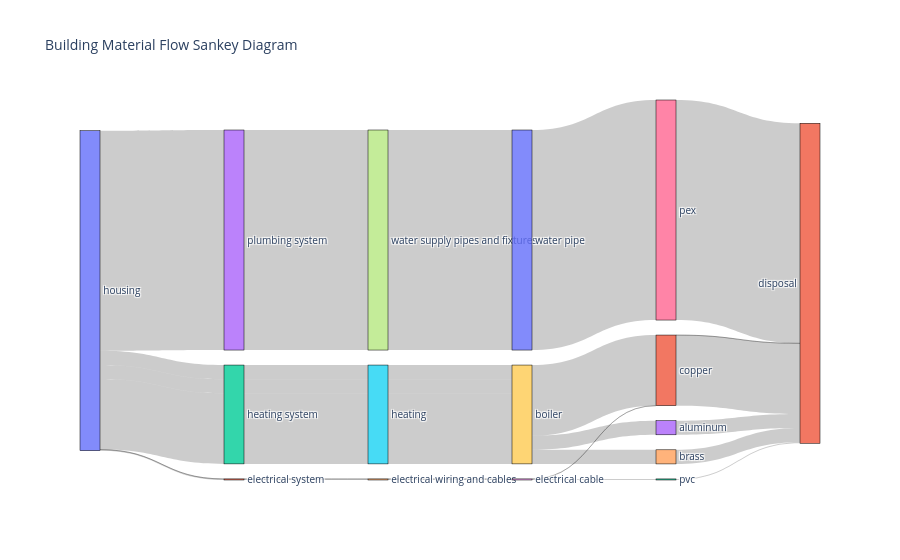

Notebook cell for this chart:
### Code cell
import pandas as pd
import plotly.graph_objects as go


# --- Step 0: Sample component-material data ---
data = {
    "year_of_construction": [1530.0, 1530.0, 1530.0, 1530.0, 1530.0, 2021.0, 2021.0, 2021.0, 2021.0, 2021.0],
    "building_class": ["housing"]*10,
    "building_system": ["electrical system", "electrical system", "heating system", "heating system", "heating system", "plumbing system", "plumbing system", "plumbing system", "plumbing system", "plumbing system"],
    "sub_system": ["electrical wiring and cables", "electrical wiring and cables", "heating", "heating", "heating", "drainage and waste pipes", "water supply pipes and fixtures", "water supply pipes and fixtures", "water supply pipes and fixtures", "water supply pipes and fixtures"],
    "component": ["electrical cable", "electrical cable", "boiler", "boiler", "boiler", "water pipe", "water pipe", "water pipe", "water pipe", "water pipe"],
    "material": ["copper", "pvc", "aluminum", "brass", "copper", "zinc coating", "copper", "pex", "steel", "zinc coating"],
    "material_weight": [0.002017, 0.078648, 1.030000, 1.030000, 5.150000, 0.000000, 0.000000, 16.050662, 0.000000, 0.000000]
}

df = pd.DataFrame(data)

# --- Step 1: Components information (with obsolescence) ---
components = {
    'Radiator': {
        'Lp': 30,
        'obsolescence': {
            'Technological Compatibility': 0.05,
            'Regulatory Compliance': 0.03,
            'Disposal and Energy Recovery': 0.02,
            'Lifespan Qualification': 0.04,
            'Disassembly Easiness': 0.03,
            'Cost-Effectiveness': 0.02,
            'Metal Content': 0.01
        },
        'age': 20
    },
    'Electrical Cable': {
        'Lp': 60,
        'obsolescence': {
            'Technological Compatibility': 0.02,
            'Regulatory Compliance': 0.01,
            'Disposal and Energy Recovery': 0.01,
            'Lifespan Qualification': 0.03,
            'Disassembly Easiness': 0.02,
            'Cost-Effectiveness': 0.02,
            'Metal Content': 0.01
        },
        'age': 30
    },
    'Water Pipe': {
        'Lp': 50,
        'obsolescence': {
            'Technological Compatibility': 0.04,
            'Regulatory Compliance': 0.02,
            'Disposal and Energy Recovery': 0.02,
            'Lifespan Qualification': 0.03,
            'Disassembly Easiness': 0.03,
            'Cost-Effectiveness': 0.02,
            'Metal Content': 0.01
        },
        'age': 25
    },
    'Boiler': {
        'Lp': 20,
        'obsolescence': {
            'Technological Compatibility': 0.03,
            'Regulatory Compliance': 0.02,
            'Disposal and Energy Recovery': 0.01,
            'Lifespan Qualification': 0.03,
            'Disassembly Easiness': 0.02,
            'Cost-Effectiveness': 0.02,
            'Metal Content': 0.01
        },
        'age': 10
    },
    'Heat Pump': {
        'Lp': 15,
        'obsolescence': {
            'Technological Compatibility': 0.02,
            'Regulatory Compliance': 0.01,
            'Disposal and Energy Recovery': 0.01,
            'Lifespan Qualification': 0.02,
            'Disassembly Easiness': 0.02,
            'Cost-Effectiveness': 0.02,
            'Metal Content': 0.01
        },
        'age': 5
    }
}

# --- Step 2: (Simulated) final_df from Monte Carlo results ---
# (Replace this with your real final_df when available)
final_df

# --- Step 3: Calculate distributions from scores ---
component_distributions = {}

for component in final_df['Component'].unique():
    subset = final_df[final_df['Component'] == component]
    reuse_score = subset[subset['Strategy'] == 'Reuse']['Mean Score'].values[0]
    recycle_score = subset[subset['Strategy'] == 'Recycle']['Mean Score'].values[0]
    refurbish_score = subset[subset['Strategy'] == 'Refurbish']['Mean Score'].values[0]
    disposal_score = subset[subset['Strategy'] == 'Disposal']['Mean Score'].values[0]
    
    total = reuse_score + recycle_score + refurbish_score + disposal_score
    if total == 0:
        reuse_share = recycle_share = refurbish_share = disposal_share = 0
    else:
        reuse_share = reuse_score / total
        recycle_share = recycle_score / total
        refurbish_share = refurbish_score / total
        disposal_share = disposal_score / total
    
    component_distributions[component] = {
        'reuse': reuse_share,
        'recycle': recycle_share,
        'refurbish': refurbish_share,
        'disposal': disposal_share
    }

# print("\nCalculated Component Distributions:")
# print(pd.DataFrame(component_distributions).T)

# --- Step 4: Define functions to calculate ARP ---

current_year = 2024

def calculate_custom_useful_life(Lp, criteria_obsolescence):
    total_obsolescence = sum(criteria_obsolescence.values())
    Lu = Lp / ((1 + total_obsolescence / Lp) ** Lp)
    return Lu

def calculate_component_arp_full(Lp, obsolescence, age):
    Lu = calculate_custom_useful_life(Lp, obsolescence)
    ELu = Lu * 100 / Lp
    ELb = age * 100 / Lp

    if ELb < ELu:
        arp = ((100 - (ELu * ELu / 100)) / ELu) * ELb
    else:
        if abs(100 - ELu) < 1e-6:
            arp = 0
        else:
            arp = ((100 - (ELu * ELu / 100)) / (100 - ELu)) * (100 - ELb)
    return max(arp, 0) / 100  # return decimal

# --- Step 1: Mass Flow Classification (with detailed flow per category) ---

# IMPORTANT: when you classify components, also record REUSE/RECYCLE/REFURBISH/DISPOSAL shares
# (Fix classify_component slightly)

def classify_component(row):
    component = row['component'].lower()
    material = row['material']
    mass = row['material_weight']
    age = current_year - row['year_of_construction']
    
    # Match component info
    comp_info = None
    for key in components.keys():
        if key.lower() == component:
            comp_info = components[key]
            break

    if comp_info is None:
        # If not found, set everything to disposal
        row['reuse_share'] = 0
        row['recycle_share'] = 0
        row['refurbish_share'] = 0
        row['disposal_share'] = 1
        return row

    Lp = comp_info['Lp']
    obsolescence = comp_info['obsolescence']

    dist = component_distributions.get(component, {"reuse": 0, "recycle": 0, "refurbish": 0, "disposal": 1})
    arp_factor = calculate_component_arp_full(Lp, obsolescence, age)

    reuse_share = dist['reuse'] * arp_factor
    refurbish_share = dist['refurbish'] * arp_factor
    lost_reuse_refurbish = dist['reuse'] * (1 - arp_factor) + dist['refurbish'] * (1 - arp_factor)

    recycle_share = dist['recycle']
    disposal_share = dist['disposal']
    total_rd = recycle_share + disposal_share

    if total_rd > 0:
        recycle_share += (dist['recycle'] / total_rd) * lost_reuse_refurbish
        disposal_share += (dist['disposal'] / total_rd) * lost_reuse_refurbish

    # Normalize
    total = reuse_share + recycle_share + refurbish_share + disposal_share
    reuse_share /= total
    recycle_share /= total
    refurbish_share /= total
    disposal_share /= total

    # Save shares (important!)
    row['reuse_share'] = reuse_share
    row['recycle_share'] = recycle_share
    row['refurbish_share'] = refurbish_share
    row['disposal_share'] = disposal_share

    return row

# Reapply corrected classify_component
df = df.apply(classify_component, axis=1)

# --- Step 2: Expand to individual flows (Reuse / Recycle / Refurbish / Disposal) ---
flows = []
for _, row in df.iterrows():
    material_weight = row['material_weight']
    for category in ['reuse', 'recycle', 'refurbish', 'disposal']:
        flow = row.copy()
        flow['category'] = category
        flow['weight'] = material_weight * row[f'{category}_share']
        flows.append(flow)

df_flows = pd.DataFrame(flows)

# --- Step 3: Aggregate flows ---
df_flows_aggregated = df_flows.groupby(
    ['building_class', 'building_system', 'sub_system', 'component', 'material', 'category']
).agg({'weight': 'sum'}).reset_index()

# --- Step 4: Prepare Sankey Diagram ---

# Unique labels
building_category = df['building_class'].unique().tolist()
building_system = df['building_system'].unique().tolist()
sub_system = df['sub_system'].unique().tolist()
component = df['component'].unique().tolist()
material = df['material'].unique().tolist()
categories = ['reuse', 'recycle', 'refurbish', 'disposal']

labels = building_category + building_system + sub_system + component + material + categories

# Mapping labels to indices
label_to_index = {label: idx for idx, label in enumerate(labels)}

# Source and Target for Sankey
source = []
target = []
value = []

# Mapping building_class ➔ building_system
for _, row in df.iterrows():
    source.append(label_to_index[row['building_class']])
    target.append(label_to_index[row['building_system']])
    value.append(row['material_weight'])

# Mapping building_system ➔ sub_system
for _, row in df.iterrows():
    source.append(label_to_index[row['building_system']])
    target.append(label_to_index[row['sub_system']])
    value.append(row['material_weight'])

# Mapping sub_system ➔ component
for _, row in df.iterrows():
    source.append(label_to_index[row['sub_system']])
    target.append(label_to_index[row['component']])
    value.append(row['material_weight'])

# Mapping component ➔ material
for _, row in df.iterrows():
    source.append(label_to_index[row['component']])
    target.append(label_to_index[row['material']])
    value.append(row['material_weight'])

# Mapping material ➔ reuse/recycle/refurbish/disposal
for _, row in df_flows_aggregated.iterrows():
    source.append(label_to_index[row['material']])
    target.append(label_to_index[row['category']])
    value.append(row['weight'])

# --- Step 5: Draw Sankey ---
fig = go.Figure(data=[go.Sankey(
    node=dict(
        pad=15,
        thickness=20,
        line=dict(color="black", width=0.5),
        label=labels,
    ),
    link=dict(
        source=source,
        target=target,
        value=value
    )
)])

fig.update_layout(title_text="Building Material Flow Sankey Diagram", font_size=10)
fig.show()

### Figure 1 — Plotly figure (JSON) as saved in the notebook; plotly's stock layout.template omitted (floating-point values rounded to 4 significant figures)
{"data": [{"link": {"source": [0, 0, 0, 0, 0, 0, 0, 0, 0, 0, 1, 1, 2, 2, 2, 3, 3, 3, 3, 3, 4, 4, 5, 5, 5, 6, 7, 7, 7, 7, 8, 8, 9, 9, 9, 10, 10, 10, 10, 10, 11, 11, 11, 11, 12, 12, 12, 12, 13, 13, 13, 13, 14, 14, 14, 14, 11, 11, 11, 11, 15, 15, 15, 15, 11, 11, 11, 11, 16, 16, 16, 16, 17, 17, 17, 17, 15, 15, 15, 15], "target": [1, 1, 2, 2, 2, 3, 3, 3, 3, 3, 4, 4, 5, 5, 5, 6, 7, 7, 7, 7, 8, 8, 9, 9, 9, 10, 10, 10, 10, 10, 11, 12, 13, 14, 11, 15, 11, 16, 17, 15, 21, 19, 20, 18, 21, 19, 20, 18, 21, 19, 20, 18, 21, 19, 20, 18, 21, 19, 20, 18, 21, 19, 20, 18, 21, 19, 20, 18, 21, 19, 20, 18, 21, 19, 20, 18, 21, 19, 20, 18], "value": [0.002017, 0.07865, 1.03, 1.03, 5.15, 0, 0, 16.05, 0, 0, 0.002017, 0.07865, 1.03, 1.03, 5.15, 0, 0, 16.05, 0, 0, 0.002017, 0.07865, 1.03, 1.03, 5.15, 0, 0, 16.05, 0, 0, 0.002017, 0.07865, 1.03, 1.03, 5.15, 0, 0, 16.05, 0, 0, 0.002017, 0, 0, 0, 0.07865, 0, 0, 0, 1.03, 0, 0, 0, 1.03, 0, 0, 0, 5.15, 0, 0, 0, 0, 0, 0, 0, 0, 0, 0, 0, 16.05, 0, 0, 0, 0, 0, 0, 0, 0, 0, 0, 0]}, "node": {"label": ["housing", "electrical system", "heating system", "plumbing system", "electrical wiring and cables", "heating", "drainage and waste pipes", "water supply pipes and fixtures", "electrical cable", "boiler", "water pipe", "copper", "pvc", "aluminum", "brass", "zinc coating", "pex", "steel", "reuse", "recycle", "refurbish", "disposal"], "line": {"color": "black", "width": 0.5}, "pad": 15, "thickness": 20}, "type": "sankey"}], "layout": {"font": {"size": 10}, "title": {"text": "Building Material Flow Sankey Diagram"}}}
